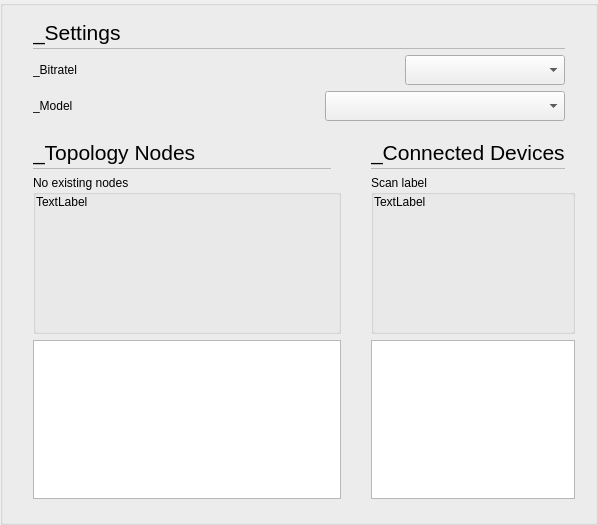
    <widget class="stw::opensyde_gui_elements::C_OgeGbx" name="pc_GroupBoxScan">
     <layout class="QVBoxLayout" name="verticalLayout_2" stretch="0,0,0,0,1,0">
      <property name="leftMargin">
       <number>30</number>
      </property>
      <property name="rightMargin">
       <number>20</number>
      </property>
      <property name="bottomMargin">
       <number>13</number>
      </property>
      <item>
       <layout class="QVBoxLayout" name="verticalLayout_5">
        <property name="spacing">
         <number>0</number>
        </property>
        <property name="rightMargin">
         <number>10</number>
        </property>
        <item>
         <layout class="QHBoxLayout" name="horizontalLayout_23" stretch="0,1">
          <property name="spacing">
           <number>6</number>
          </property>
          <item>
           <widget class="stw::opensyde_gui_elements::C_OgeLabContextMenuBase" name="pc_LabelHeadingBitrate">
            <property name="styleRole" stdset="0">
             <string>heading-group-bold</string>
            </property>
            <property name="minimumSize">
             <size>
              <width>0</width>
              <height>30</height>
             </size>
            </property>
            <property name="maximumSize">
             <size>
              <width>16777215</width>
              <height>30</height>
             </size>
            </property>
            <property name="font">
             <font>
              <family>Segoe UI</family>
              <pointsize>16</pointsize>
             </font>
            </property>
            <property name="text">
             <string>_Settings</string>
            </property>
           </widget>
          </item>
          <item>
           <spacer name="horizontalSpacer_14">
            <property name="orientation">
             <enum>Qt::Horizontal</enum>
            </property>
            <property name="sizeHint" stdset="0">
             <size>
              <width>40</width>
              <height>1</height>
             </size>
            </property>
           </spacer>
          </item>
         </layout>
        </item>
        <item>
         <layout class="QHBoxLayout" name="horizontalLayout_24" stretch="1">
          <property name="spacing">
           <number>0</number>
          </property>
          <property name="topMargin">
           <number>1</number>
          </property>
          <property name="bottomMargin">
           <number>0</number>
          </property>
          <item>
           <widget class="stw::opensyde_gui_elements::C_OgeFraSeparator" name="frame_5">
            <property name="minimumSize">
             <size>
              <width>0</width>
              <height>1</height>
             </size>
            </property>
            <property name="maximumSize">
             <size>
              <width>16777215</width>
              <height>1</height>
             </size>
            </property>
            <property name="frameShape">
             <enum>QFrame::StyledPanel</enum>
            </property>
            <property name="frameShadow">
             <enum>QFrame::Raised</enum>
            </property>
           </widget>
          </item>
         </layout>
        </item>
       </layout>
      </item>
      <item>
       <layout class="QHBoxLayout" name="pc_HorizontalLayoutBitRate">
        <property name="rightMargin">
         <number>10</number>
        </property>
        <item>
         <widget class="stw::opensyde_gui_elements::C_OgeLabToolTipBase" name="pc_LabelBitRate">
          <property name="styleRole" stdset="0">
           <string>group-item</string>
          </property>
          <property name="text">
           <string>_Bitratel</string>
          </property>
         </widget>
        </item>
        <item>
         <widget class="stw::opensyde_gui_elements::C_OgeCbxText" name="pc_ComboBoxBitRate">
          <property name="minimumSize">
           <size>
            <width>160</width>
            <height>30</height>
           </size>
          </property>
          <property name="maximumSize">
           <size>
            <width>160</width>
            <height>30</height>
           </size>
          </property>
         </widget>
        </item>
       </layout>
      </item>
      <item>
       <layout class="QHBoxLayout" name="horizontalLayout">
        <property name="rightMargin">
         <number>10</number>
        </property>
        <item>
         <widget class="stw::opensyde_gui_elements::C_OgeLabToolTipBase" name="pc_LabelConfigurationMode">
          <property name="styleRole" stdset="0">
           <string>group-item</string>
          </property>
          <property name="text">
           <string>_Model</string>
          </property>
         </widget>
        </item>
        <item>
         <widget class="stw::opensyde_gui_elements::C_OgeCbxText" name="pc_ComboBoxConfigurationMode">
          <property name="minimumSize">
           <size>
            <width>160</width>
            <height>30</height>
           </size>
          </property>
          <property name="maximumSize">
           <size>
            <width>240</width>
            <height>30</height>
           </size>
          </property>
         </widget>
        </item>
       </layout>
      </item>
      <item>
       <spacer name="verticalSpacer_9">
        <property name="orientation">
         <enum>Qt::Vertical</enum>
        </property>
        <property name="sizeHint" stdset="0">
         <size>
          <width>10</width>
          <height>10</height>
         </size>
        </property>
       </spacer>
      </item>
      <item>
       <layout class="QHBoxLayout" name="horizontalLayout_4" stretch="2,1">
        <property name="spacing">
         <number>30</number>
        </property>
        <item>
         <layout class="QVBoxLayout" name="verticalLayout_8" stretch="0,1,1">
          <property name="spacing">
           <number>6</number>
          </property>
          <item>
           <layout class="QVBoxLayout" name="verticalLayout_14">
            <property name="spacing">
             <number>0</number>
            </property>
            <property name="rightMargin">
             <number>10</number>
            </property>
            <item>
             <layout class="QHBoxLayout" name="horizontalLayout_25" stretch="0,1">
              <property name="spacing">
               <number>6</number>
              </property>
              <item>
               <widget class="stw::opensyde_gui_elements::C_OgeLabContextMenuBase" name="pc_LabelHeadingTopologyNodes">
                <property name="styleRole" stdset="0">
                 <string>heading-group-bold</string>
                </property>
                <property name="minimumSize">
                 <size>
                  <width>0</width>
                  <height>30</height>
                 </size>
                </property>
                <property name="maximumSize">
                 <size>
                  <width>16777215</width>
                  <height>30</height>
                 </size>
                </property>
                <property name="font">
                 <font>
                  <family>Segoe UI</family>
                  <pointsize>16</pointsize>
                 </font>
                </property>
                <property name="text">
                 <string>_Topology Nodes</string>
                </property>
               </widget>
              </item>
              <item>
               <spacer name="horizontalSpacer_15">
                <property name="orientation">
                 <enum>Qt::Horizontal</enum>
                </property>
                <property name="sizeHint" stdset="0">
                 <size>
                  <width>40</width>
                  <height>1</height>
                 </size>
                </property>
               </spacer>
              </item>
             </layout>
            </item>
            <item>
             <layout class="QHBoxLayout" name="horizontalLayout_26" stretch="1">
              <property name="spacing">
               <number>0</number>
              </property>
              <property name="topMargin">
               <number>1</number>
              </property>
              <property name="bottomMargin">
               <number>0</number>
              </property>
              <item>
               <widget class="stw::opensyde_gui_elements::C_OgeFraSeparator" name="frame_6">
                <property name="minimumSize">
                 <size>
                  <width>0</width>
                  <height>1</height>
                 </size>
                </property>
                <property name="maximumSize">
                 <size>
                  <width>16777215</width>
                  <height>1</height>
                 </size>
                </property>
                <property name="frameShape">
                 <enum>QFrame::StyledPanel</enum>
                </property>
                <property name="frameShadow">
                 <enum>QFrame::Raised</enum>
                </property>
               </widget>
              </item>
             </layout>
            </item>
           </layout>
          </item>
          <item>
           <widget class="stw::opensyde_gui_elements::C_OgeGbxTransparent" name="pc_GroupBoxNoExistingNodes">
            <property name="title">
             <string>No existing nodes</string>
            </property>
            <layout class="QVBoxLayout" name="verticalLayout_21">
             <property name="leftMargin">
              <number>0</number>
             </property>
             <property name="topMargin">
              <number>0</number>
             </property>
             <item>
              <widget class="stw::opensyde_gui_elements::C_OgeLabToolTipBase" name="pc_LabelNoExistingNodes">
               <property name="styleRole" stdset="0">
                <string>group-item</string>
               </property>
               <property name="text">
                <string>TextLabel</string>
               </property>
              </widget>
             </item>
             <item>
              <spacer name="verticalSpacer_8">
               <property name="orientation">
                <enum>Qt::Vertical</enum>
               </property>
               <property name="sizeHint" stdset="0">
                <size>
                 <width>20</width>
                 <height>40</height>
                </size>
               </property>
              </spacer>
             </item>
             <item>
              <spacer name="verticalSpacer_7">
               <property name="orientation">
                <enum>Qt::Vertical</enum>
               </property>
               <property name="sizeHint" stdset="0">
                <size>
                 <width>20</width>
                 <height>40</height>
                </size>
               </property>
              </spacer>
             </item>
            </layout>
           </widget>
          </item>
          <item>
           <widget class="stw::opensyde_gui::C_SyvDcExistingNodeList" name="pc_ListWidgetExistingNodes"/>
          </item>
         </layout>
        </item>
        <item>
         <layout class="QVBoxLayout" name="verticalLayout_12" stretch="0,1,1">
          <property name="spacing">
           <number>6</number>
          </property>
          <item>
           <layout class="QVBoxLayout" name="verticalLayout_20">
            <property name="spacing">
             <number>0</number>
            </property>
            <property name="rightMargin">
             <number>10</number>
            </property>
            <item>
             <layout class="QHBoxLayout" name="horizontalLayout_31" stretch="0,1">
              <property name="spacing">
               <number>6</number>
              </property>
              <item>
               <widget class="stw::opensyde_gui_elements::C_OgeLabContextMenuBase" name="pc_LabelHeadingFoundDevices">
                <property name="styleRole" stdset="0">
                 <string>heading-group-bold</string>
                </property>
                <property name="minimumSize">
                 <size>
                  <width>0</width>
                  <height>30</height>
                 </size>
                </property>
                <property name="maximumSize">
                 <size>
                  <width>16777215</width>
                  <height>30</height>
                 </size>
                </property>
                <property name="font">
                 <font>
                  <family>Segoe UI</family>
                  <pointsize>16</pointsize>
                 </font>
                </property>
                <property name="text">
                 <string>_Connected Devices</string>
                </property>
               </widget>
              </item>
              <item>
               <spacer name="horizontalSpacer_18">
                <property name="orientation">
                 <enum>Qt::Horizontal</enum>
                </property>
                <property name="sizeHint" stdset="0">
                 <size>
                  <width>40</width>
                  <height>1</height>
                 </size>
                </property>
               </spacer>
              </item>
             </layout>
            </item>
            <item>
             <layout class="QHBoxLayout" name="horizontalLayout_32" stretch="1">
              <property name="spacing">
               <number>0</number>
              </property>
              <property name="topMargin">
               <number>1</number>
              </property>
              <property name="bottomMargin">
               <number>0</number>
              </property>
              <item>
               <widget class="stw::opensyde_gui_elements::C_OgeFraSeparator" name="frame_9">
                <property name="minimumSize">
                 <size>
                  <width>0</width>
                  <height>1</height>
                 </size>
                </property>
                <property name="maximumSize">
                 <size>
                  <width>16777215</width>
                  <height>1</height>
                 </size>
                </property>
                <property name="frameShape">
                 <enum>QFrame::StyledPanel</enum>
                </property>
                <property name="frameShadow">
                 <enum>QFrame::Raised</enum>
                </property>
               </widget>
              </item>
             </layout>
            </item>
           </layout>
          </item>
          <item>
           <widget class="stw::opensyde_gui_elements::C_OgeGbxTransparent" name="pc_GroupBoxStartScan">
            <property name="title">
             <string>Scan label</string>
            </property>
            <layout class="QVBoxLayout" name="verticalLayout_15">
             <property name="leftMargin">
              <number>0</number>
             </property>
             <property name="topMargin">
              <number>0</number>
             </property>
             <item>
              <widget class="stw::opensyde_gui_elements::C_OgeLabToolTipBase" name="pc_LabelStartScan">
               <property name="styleRole" stdset="0">
                <string>group-item</string>
               </property>
               <property name="text">
                <string>TextLabel</string>
               </property>
              </widget>
             </item>
             <item>
              <spacer name="verticalSpacer_6">
               <property name="orientation">
                <enum>Qt::Vertical</enum>
               </property>
               <property name="sizeHint" stdset="0">
                <size>
                 <width>20</width>
                 <height>40</height>
                </size>
               </property>
              </spacer>
             </item>
            </layout>
           </widget>
          </item>
          <item>
           <widget class="stw::opensyde_gui::C_SyvDcConnectedNodeList" name="pc_ListWidgetConnectedNodesScan"/>
          </item>
         </layout>
        </item>
       </layout>
      </item>
      <item>
       <spacer name="verticalSpacer_3">
        <property name="orientation">
         <enum>Qt::Vertical</enum>
        </property>
        <property name="sizeHint" stdset="0">
         <size>
          <width>1</width>
          <height>10</height>
         </size>
        </property>
       </spacer>
      </item>
     </layout>
    </widget>
